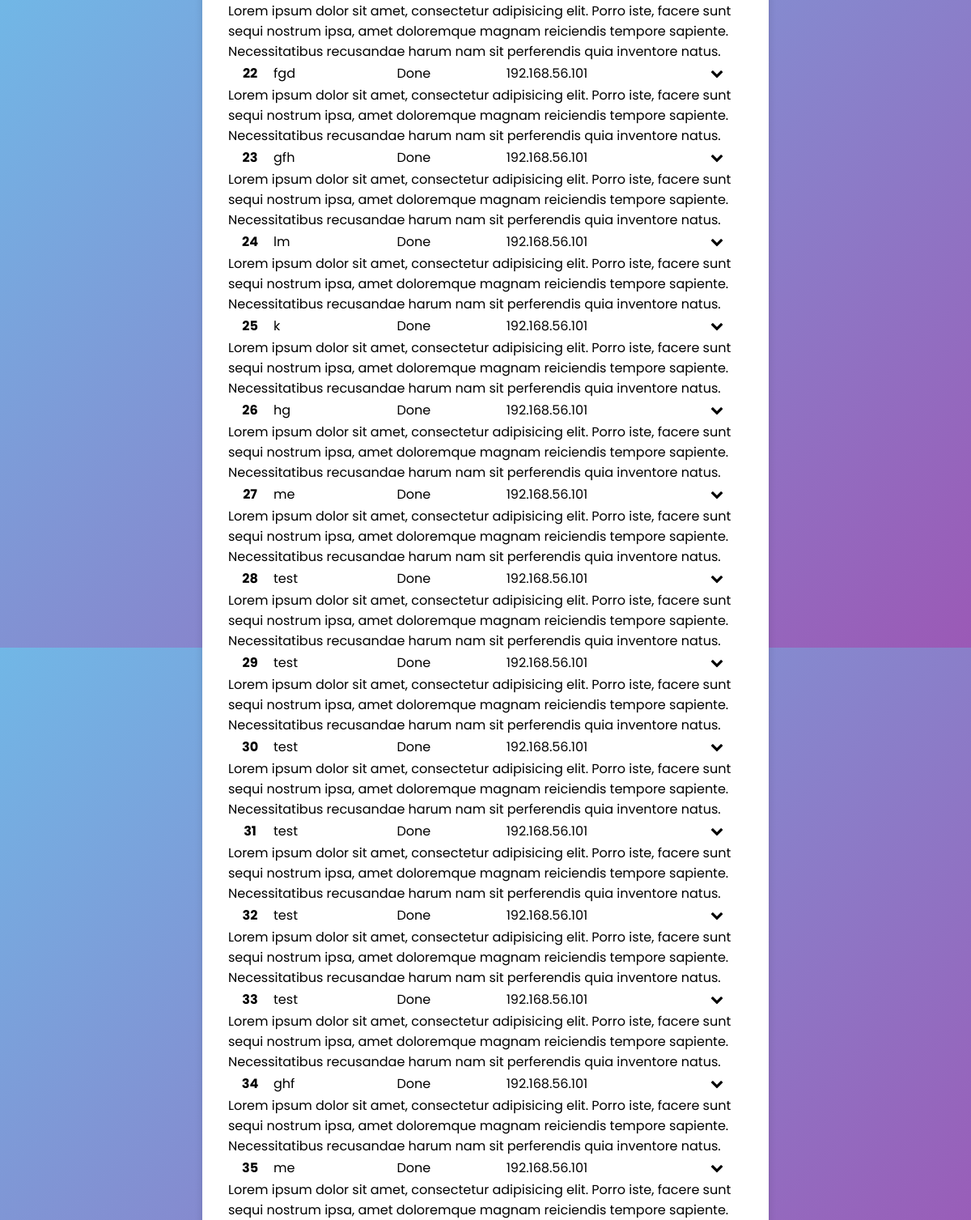
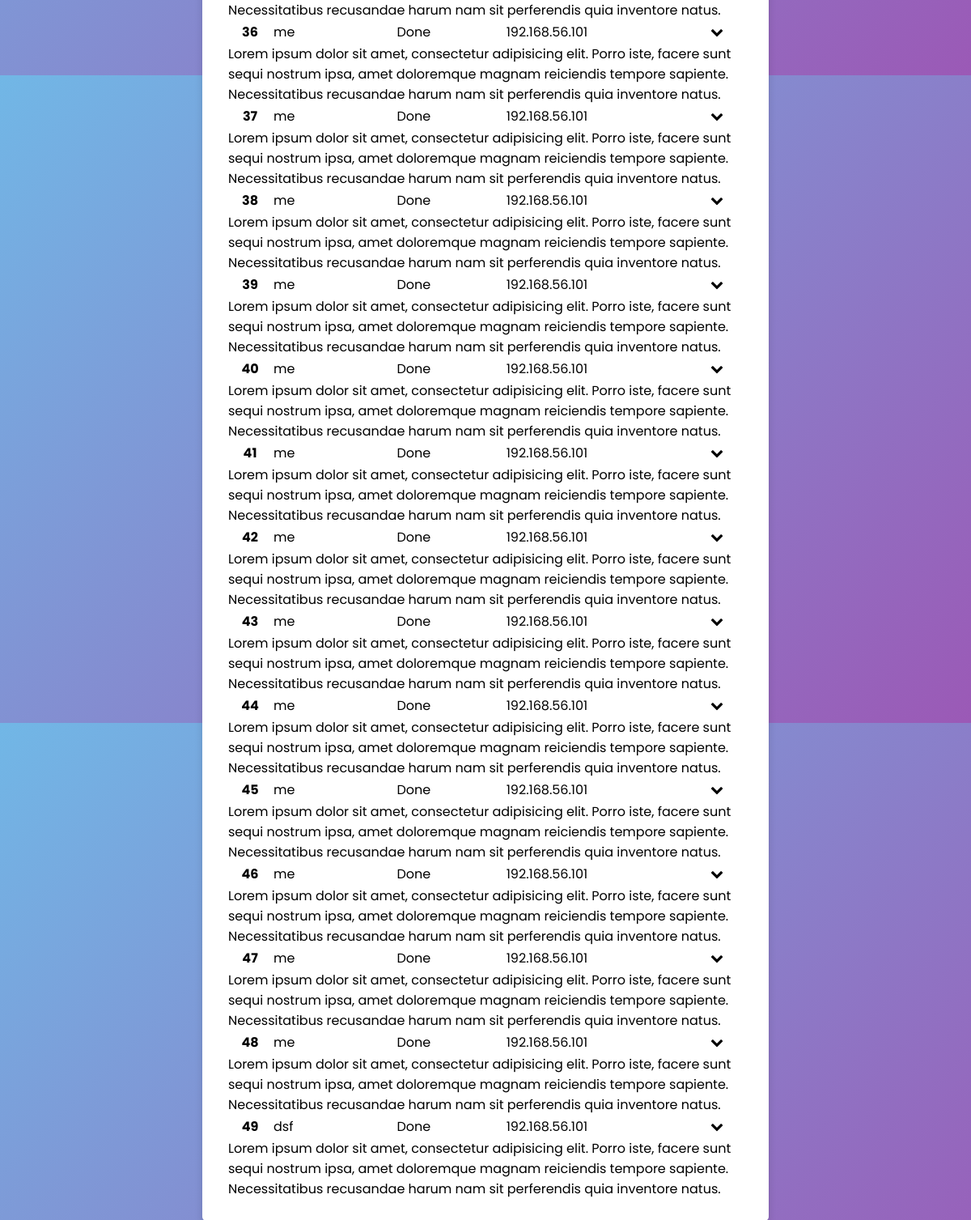
The app's page /FirstTry/Home with its own data (2 pictures, top to bottom).
### FirstTry/models.py (models this page shows)
class Home(models.Model):
    name_scan = models.CharField(max_length=20)
    ip_address_scan = models.CharField(max_length=20)
    status = models.CharField(max_length=15)

### FirstTry/views.py (the view)
# urls.py: path("Home", views.home, name ="home"),
def home(request):
    data = Home.objects.all()
    return render(request,"hello/DisplayScans.html",{'data': data})

### FirstTry/templates/hello/DisplayScans.html (shortened to what this page needs)
{% load static %}
<!doctype html>
<html lang="en">
<head>
    <link rel="stylesheet" href="https://stackpath.bootstrapcdn.com/font-awesome/4.7.0/css/font-awesome.min.css">
    <link rel="stylesheet" href="{% static 'css/style.css' %}">
</head>
<body>
<section class="ftco-section">
    <div class="container">
        <div class="row">
            <div class="col-md-12">
                <div class="table-wrap">
                    <table class="table myaccordion table-hover" id="accordion">
                        <tbody>
                        {% for scan in data %}
                        <tr data-toggle="collapse" data-target="#collapse{{ scan.id }}" aria-expanded="false"
                            aria-controls="collapse{{ scan.id }}">
                            <th scope="row">{{ scan.id }}</th>
                            <td>{{ scan.name_scan }}</td>
                            <td>{{ scan.status }}</td>
                            <td>{{ scan.ip_address_scan }}</td>
                            <td>
                                <i class="fa fa-chevron-down" aria-hidden="true"></i>
                            </td>
                        </tr>
                        <tr id="collapse{{ scan.id }}" class="collapse acc" data-parent="#accordion">
                            <td colspan="5">
                                <p>
                                    Lorem ipsum dolor sit amet, consectetur adipisicing elit. Porro iste, facere sunt
                                    sequi nostrum ipsa, amet doloremque magnam reiciendis tempore sapiente.
                                    Necessitatibus recusandae harum nam sit perferendis quia inventore natus.
                                </p>
                            </td>
                        </tr>
                        {% endfor %}
                        </tbody>
                    </table>
                </div>
            </div>
        </div>
    </div>
</section>
</body>
</html>

### FirstTry/static/style.css (style rules this page uses)
* { margin: 0; padding: 0; box-sizing: border-box; font-family: 'Poppins',sans-serif; }
body { height: 100vh; display: flex; justify-content: center; align-items: center; padding: 10px; background: linear-gradient(135deg, #71b7e6, #9b59b6); }
.container { max-width: 700px; width: 100%; background-color: #fff; padding: 25px 30px; border-radius: 5px; box-shadow: 0 5px 10px rgba(0,0,0,0.15); }

### records on screen
Home: id "22", name_scan "fgd", status "Done", ip_address_scan "192.168.56.101"
Home: id "23", name_scan "gfh", status "Done", ip_address_scan "192.168.56.101"
Home: id "24", name_scan "lm", status "Done", ip_address_scan "192.168.56.101"
Home: id "25", name_scan "k", status "Done", ip_address_scan "192.168.56.101"
Home: id "26", name_scan "hg", status "Done", ip_address_scan "192.168.56.101"
Home: id "27", name_scan "me", status "Done", ip_address_scan "192.168.56.101"
Home: id "28", name_scan "test", status "Done", ip_address_scan "192.168.56.101"
Home: id "29", name_scan "test", status "Done", ip_address_scan "192.168.56.101"
Home: id "30", name_scan "test", status "Done", ip_address_scan "192.168.56.101"
Home: id "31", name_scan "test", status "Done", ip_address_scan "192.168.56.101"
Home: id "32", name_scan "test", status "Done", ip_address_scan "192.168.56.101"
Home: id "33", name_scan "test", status "Done", ip_address_scan "192.168.56.101"
Home: id "34", name_scan "ghf", status "Done", ip_address_scan "192.168.56.101"
Home: id "35", name_scan "me", status "Done", ip_address_scan "192.168.56.101"
Home: id "36", name_scan "me", status "Done", ip_address_scan "192.168.56.101"
Home: id "37", name_scan "me", status "Done", ip_address_scan "192.168.56.101"
Home: id "38", name_scan "me", status "Done", ip_address_scan "192.168.56.101"
Home: id "39", name_scan "me", status "Done", ip_address_scan "192.168.56.101"
Home: id "40", name_scan "me", status "Done", ip_address_scan "192.168.56.101"
Home: id "41", name_scan "me", status "Done", ip_address_scan "192.168.56.101"
Home: id "42", name_scan "me", status "Done", ip_address_scan "192.168.56.101"
Home: id "43", name_scan "me", status "Done", ip_address_scan "192.168.56.101"
Home: id "44", name_scan "me", status "Done", ip_address_scan "192.168.56.101"
Home: id "45", name_scan "me", status "Done", ip_address_scan "192.168.56.101"
Home: id "46", name_scan "me", status "Done", ip_address_scan "192.168.56.101"
Home: id "47", name_scan "me", status "Done", ip_address_scan "192.168.56.101"
Home: id "48", name_scan "me", status "Done", ip_address_scan "192.168.56.101"
Home: id "49", name_scan "dsf", status "Done", ip_address_scan "192.168.56.101"
